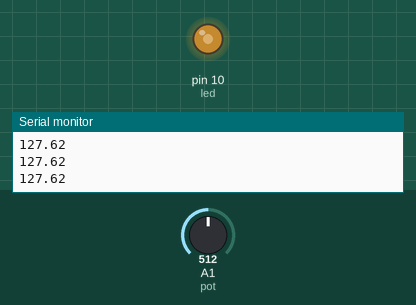
A sketch run on a simulated Arduino Uno, built with avr-gcc and run on an emulated ATmega328P. Shown: output pins drawn as LEDs (lit = HIGH), the last lines printed to the serial monitor. The test bench sets the inputs (shaded band); at power-on: A1 (pot) = 512.

Above: at 1.2 s.
1.3 s: A1 (pot) set to 716
At 2.5 s:
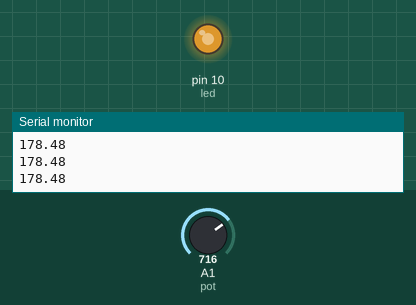
2.8 s: A1 (pot) set to 900
At 3.7 s:
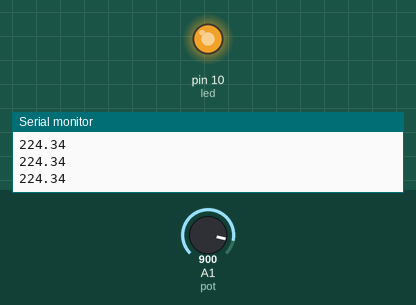
4.3 s: A1 (pot) set to 122
At 4.8 s:
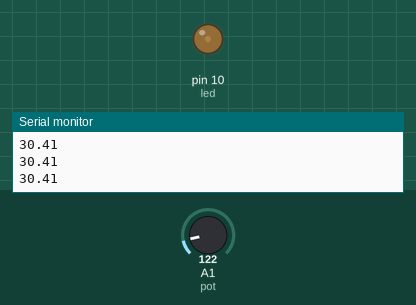
5.8 s: A1 (pot) set to 0
At 7.0 s:
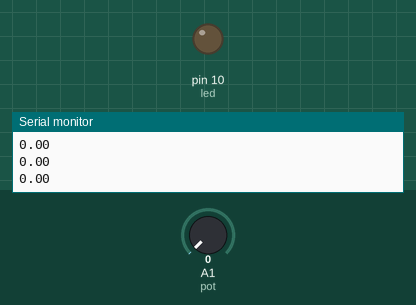
7.3 s: A1 (pot) set to 511
At 8.4 s:
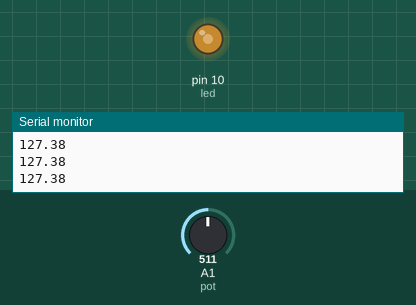
Timing chart, 0 to 9.8 s (numbered marks = the images above; inputs shaded):
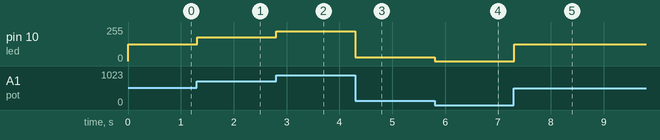

Measured:
- after the input at 1.3 s, pin 10 (led): 127/255 → 178/255 at once
- after the input at 2.8 s, pin 10 (led): 178/255 → 224/255 at once
- after the input at 4.3 s, pin 10 (led): 224/255 → 30/255 at once
- after the input at 5.8 s, pin 10 (led): 30/255 → 0/255 at once
- after the input at 7.3 s, pin 10 (led): 0/255 → 127/255 at once

The sketch:

program.ino
```cpp
/*

In this project, we will use Potentiometer to control brightness of the
LED using AnalogRead.

-> Value of the potentiometer is between :  0 and 1023.


-> LED brightness value is between :  0 and 255.


LED_brightness = (255/1023) * potentiometer value

*/


// Analog pin A1 as an Analog Input
int pot = A1;
int led = 10;

// value of potentiometer
int pot_val;
float brightness;

void setup() {
  // put your setup code here, to run once:

  // for reading potentiometer value via analog pin A1
  pinMode(pot, INPUT);

  // To give output to the led.
  pinMode(led, OUTPUT);

// Baud rate
  Serial.begin(9600);
}

void loop() {
  // put your main code here, to run repeatedly:


  // reading value from potentiometer

  pot_val = analogRead(pot);

  // converting potentiometer input to brightness
  brightness = (255./1023.) * pot_val;

  // brightness to the LED
  analogWrite(led, brightness);

  Serial.println(brightness);

}

// Simulate this project on https://wokwi.com/arduino/projects/309416416621101634
```
